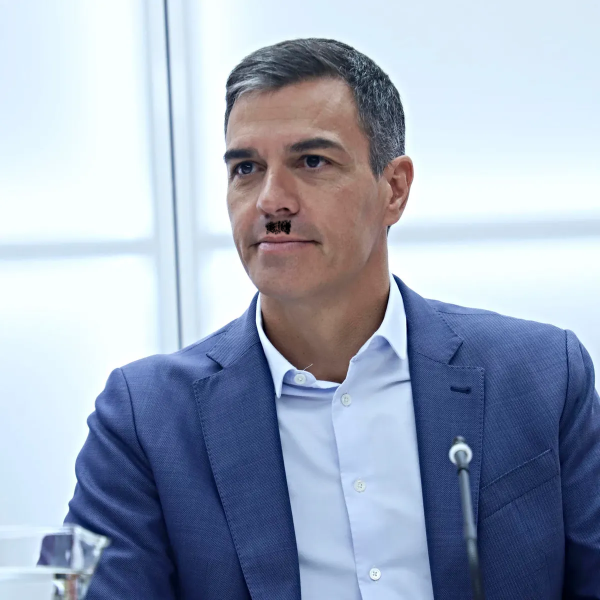
#> input picture Programacion de IA/tirmestre_2/imagenes/pedrinho.png, 1200 x 1200 px, found by its file name (shown at 1/2 size)
$ jupyter execute espacios_color.ipynb
#> lines starting #> are read from the running program, lines starting #| are printed output that depends on the picture; after the words box and inside, x2 and y2 are one past the last pixel; in counts of white or black regions, pixels touching at a corner belong together; long printed decimals are rounded
[cell 1]
import cv2 as cv
import numpy as np
from matplotlib import pyplot as plt
import pylab
pylab.rcParams['figure.figsize'] = (10.0, 8.0)

[cell 2]
# image = cv.imread('pedriño.png')
# cv.imshow('img', image)
# cv.waitKey(0)
path_image = "C:\\Users\\daniel.martinezcarre\\Desktop\\Repositorios\\ia_repositorio\\Programacion de IA\\tirmestre_2\\pedrinho.png"
src = cv.imread(path_image)
#> src is the input picture: shape (1200, 1200, 3); mean B, G, R 189.2, 169.8, 158.7
plt.imshow(src)

[cell 3]
src.shape
src.size
src.dtype

[cell 4]
b, g, r = cv.split(src)
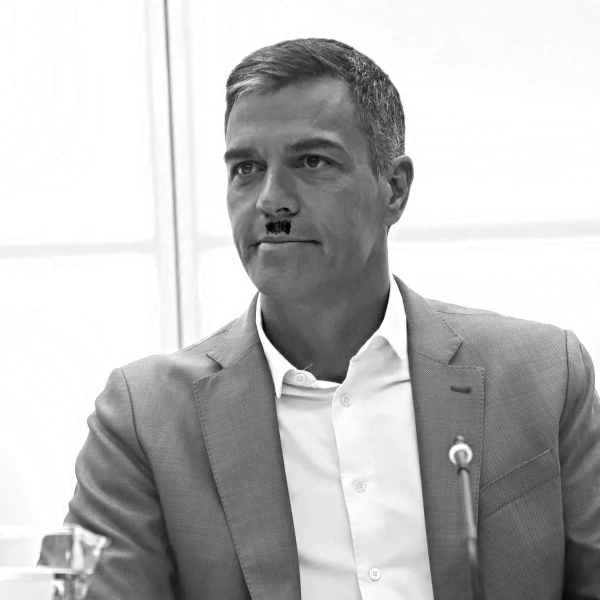
#> b: shape (1200, 1200) (shown at 1/2 size); min 0, max 255, mean 189.2
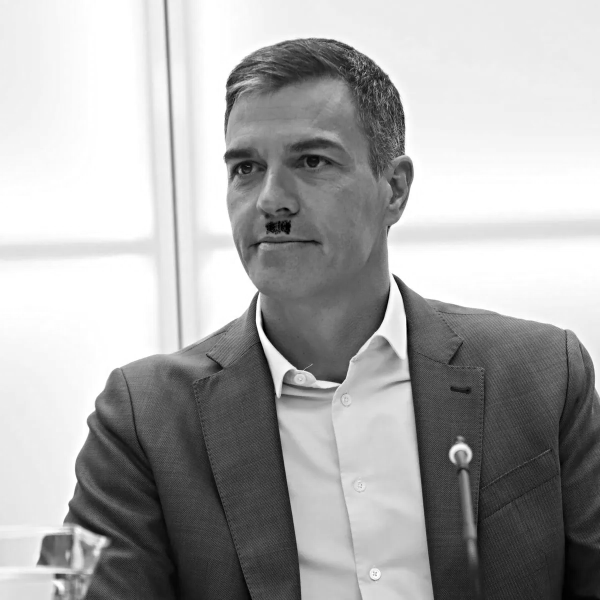
#> g: shape (1200, 1200) (shown at 1/2 size); min 0, max 255, mean 169.8
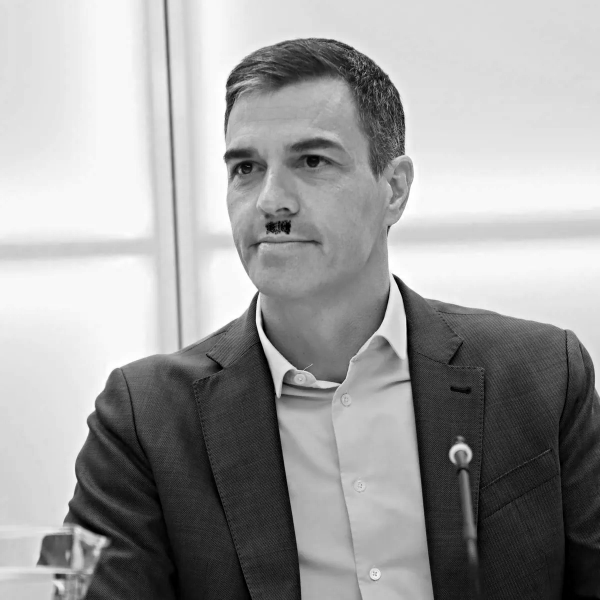
#> r: shape (1200, 1200) (shown at 1/2 size); min 0, max 255, mean 158.7
fig, (ax1, ax2, ax3) = plt.subplots(1, 3)
fig.suptitle("Canales RGB")
ax1.imshow(r, cmap= "gray", vmin=0, vmax=255)
ax2.imshow(g, cmap= "gray", vmin=0, vmax=255)
ax3.imshow(b, cmap= "gray", vmin=0, vmax=255)
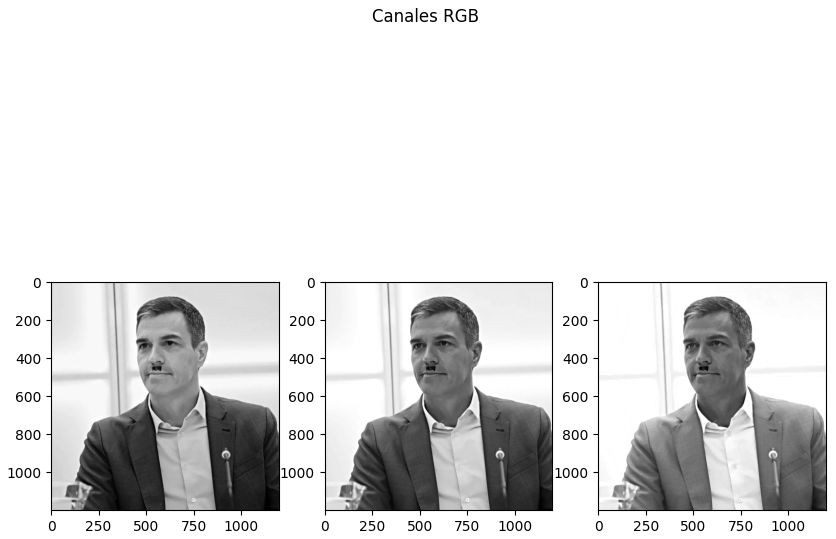
#> figure drawn by matplotlib, 3 panels

[cell 5]
merged = cv.merge([r,g,b])
plt.imshow(merged)

[cell 6]
src = cv.cvtColor(src, cv.COLOR_BGR2HSV)
#> src: shape (1200, 1200, 3); mean H, S, V 94.5, 69.9, 193.4
#h,s,v = cv.split(src)
h = src[:, :, 0]
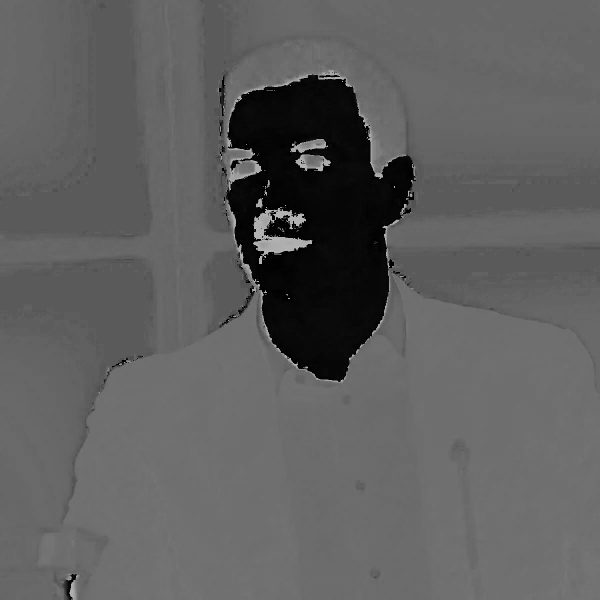
#> h: shape (1200, 1200) (shown at 1/2 size); min 0, max 179, mean 94.5
s = src[:, :, 1]
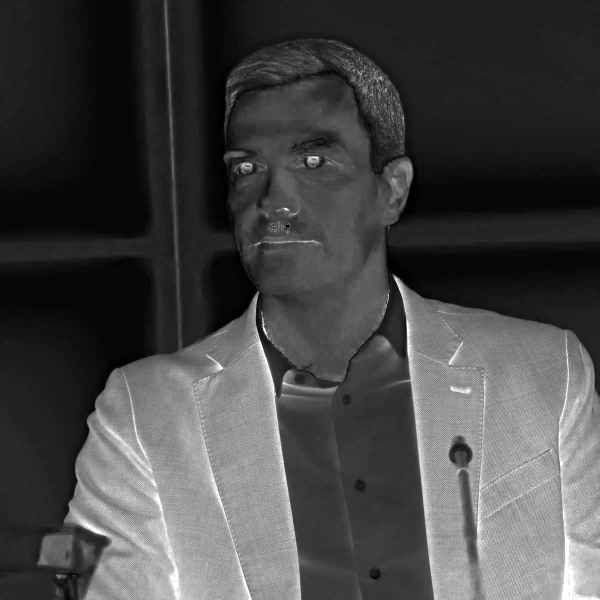
#> s: shape (1200, 1200) (shown at 1/2 size); min 0, max 255, mean 69.9
v = src[:, :, 2]
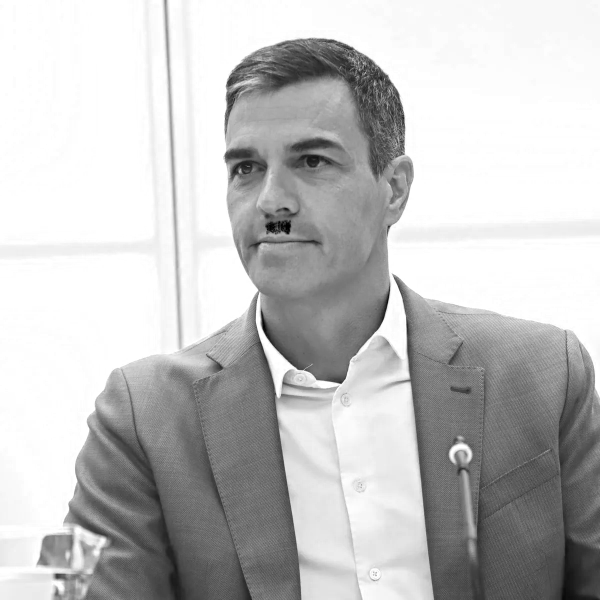
#> v: shape (1200, 1200) (shown at 1/2 size); min 0, max 255, mean 193.4
fig, (ax1, ax2, ax3) = plt.subplots(1, 3)
fig.suptitle("Canales HSV")
ax1.imshow(h, cmap="gray", vmin=0, vmax=255)
ax1.set_title("H(tono)")
ax2.imshow(s, cmap="gray", vmin=0, vmax=255)
ax2.set_title("S(aturación)")
ax3.imshow(v, cmap="gray", vmin=0, vmax=255)
ax3.set_title("V(alor)")
print(f"H min: {h.min()}  H max: {h.max()}  H media: {h.mean()}")
#| H min: 0  H max: 179  H media: 94.472
print(f"S min: {s.min()}  S max: {h.max()}  H media: {h.mean()}")
#| S min: 0  S max: 179  H media: 94.472
print(f"H min: {h.min()}  H max: {h.max()}  H media: {h.mean()}")
#| H min: 0  H max: 179  H media: 94.472

[cell 7]
src = cv.imread(path_image)
src = cv.cvtColor(src, cv.COLOR_BGR2RGB)
plt.imshow(src)

#linea blanca a la altura de 100
for i in range(src.shape[1]):
  src[100, i] = [255, 255, 255]
#> src: shape (1200, 1200, 3); mean R, G, B 158.7, 169.9, 189.2

#linea negra vertical en 50
src[:, 50, :] = [0,0,0]

# Zona resaltada en rojo
src[330:370, 500:600, 0] = np.full((40, 100), 200, dtype=np.uint8)
plt.imshow(src)

[cell 8]
boca = src[330:370, 500:600]
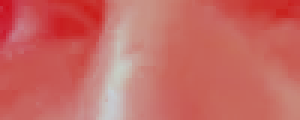
#> boca: shape (40, 100, 3) (shown 3 times larger); mean R, G, B 200, 104.8, 99.4
plt.imshow(boca)

[cell 9]
src = cv.imread(path_image)
src = cv.cvtColor(src, cv.COLOR_BGR2GRAY)
#> src: shape (1200, 1200)

min, max, minloc, maxloc = cv.minMaxLoc(src)
#> min = 0; max = 255; minloc = (573, 447); maxloc = (470, 129)
print(f"min: {min} en {minloc} max: {max} in {maxloc}")
#| min: 0.0 en (573, 447) max: 255.0 in (470, 129)

means, stddev = cv.meanStdDev(src)
#> means = [168.7]; stddev = [80.45]
print((f"Media: {means} DesStd: {stddev}"))
#| Media: [[168.698]] DesStd: [[80.452]]

#bianrizando
src[np.where(src < means)] = 0
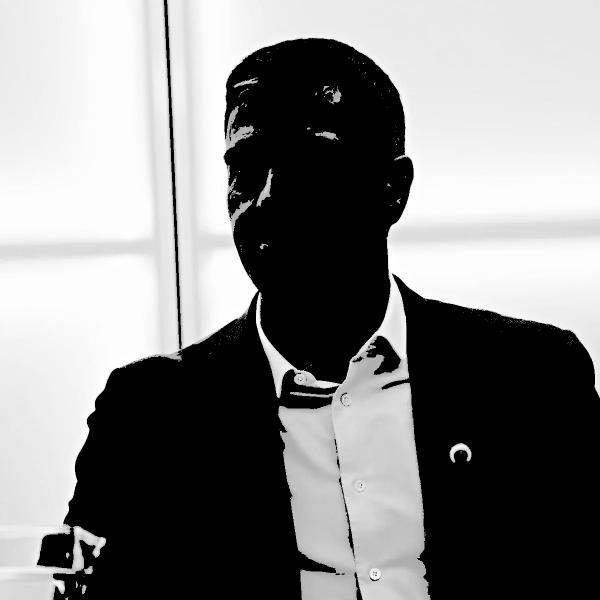
#> src: shape (1200, 1200) (shown at 1/2 size); min 0, max 255, mean 133.1
src[np.where(src >= means)] = 255
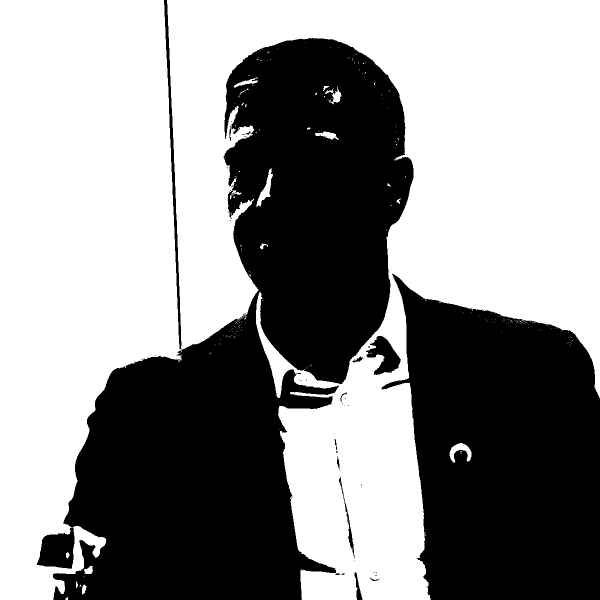
#> src: shape (1200, 1200) (shown at 1/2 size); 56.9% white; 54 black regions (40 under 20 px), largest, box (x1, y1, x2, y2) and area: (74, 76, 827, 1200) 406240, (763, 547, 1200, 1200) 206724, (328, 0, 363, 699) 3809

plt.imshow(src, cmap="gray")
